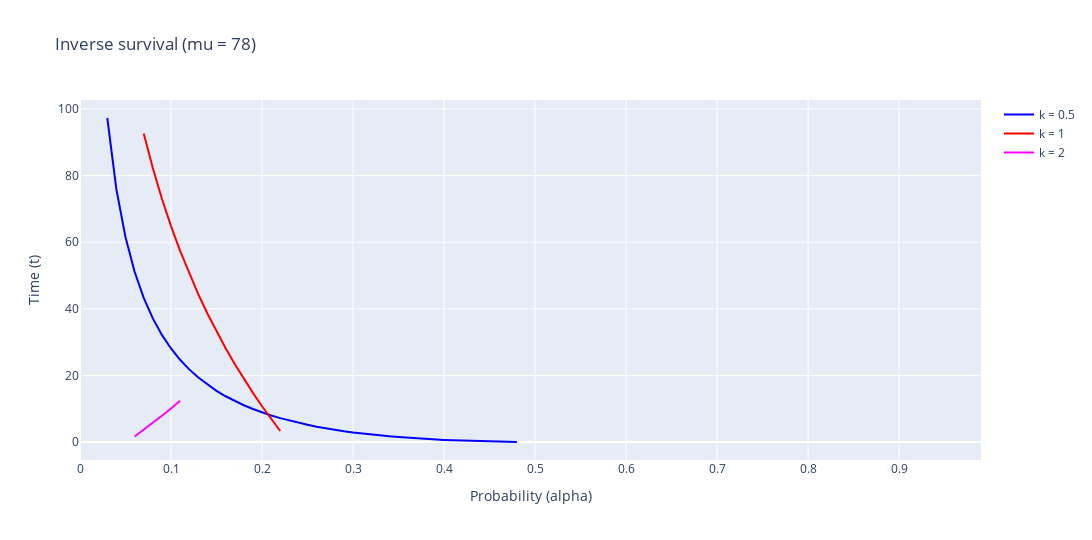

The cell this chart's notebook holds for it:
### Markdown cell above
#### Plotting

### Code cell
# @title Inverse survivability plot
plot(x_values, x_values, x_values, y_t_05, y_t_1, y_t_2, "Probability (alpha)", "Time (t)", "Inverse survival (mu = 78)")

### Figure 1 — Plotly figure (JSON) as saved in the notebook; plotly's stock layout.template omitted (floating-point values rounded to 4 significant figures)
{"data": [{"marker": {"color": "blue"}, "mode": "lines", "name": "k = 0.5", "type": "scatter", "x": [0, 0.01, 0.02, 0.03, 0.04, 0.05, 0.06, 0.07, 0.08, 0.09, 0.1, 0.11, 0.12, 0.13, 0.14, 0.15, 0.16, 0.17, 0.18, 0.19, 0.2, 0.21, 0.22, 0.23, 0.24, 0.25, 0.26, 0.27, 0.28, 0.29, 0.3, 0.31, 0.32, 0.33, 0.34, 0.35, 0.36, 0.37, 0.38, 0.39, 0.4, 0.41, 0.42, 0.43, 0.44, 0.45, 0.46, 0.47, 0.48, 0.49, 0.5, 0.51, 0.52, 0.53, 0.54, 0.55, 0.56, 0.57, 0.58, 0.59, 0.6, 0.61, 0.62, 0.63, 0.64, 0.65, 0.66, 0.67, 0.68, 0.69, 0.7, 0.71, 0.72, 0.73, 0.74, 0.75, 0.76, 0.77, 0.78, 0.79, 0.8, 0.81, 0.82, 0.83, 0.84, 0.85, 0.86, 0.87, 0.88, 0.89, 0.9, 0.91, 0.92, 0.93, 0.94, 0.95, 0.96, 0.97, 0.98, 0.99], "y": [null, null, null, 97.28, 75.86, 61.5, 51.14, 43.29, 37.13, 32.18, 28.11, 24.71, 21.83, 19.37, 17.24, 15.38, 13.76, 12.33, 11.06, 9.924, 8.913, 8.005, 7.188, 6.452, 5.786, 5.183, 4.637, 4.14, 3.69, 3.28, 2.907, 2.568, 2.26, 1.981, 1.727, 1.497, 1.29, 1.102, 0.9339, 0.7831, 0.6487, 0.5294, 0.4241, 0.332, 0.2518, 0.1825, 0.1232, 0.07278, 0.03012, null, null, null, null, null, null, null, null, null, null, null, null, null, null, null, null, null, null, null, null, null, null, null, null, null, null, null, null, null, null, null, null, null, null, null, null, null, null, null, null, null, null, null, null, null, null, null, null, null, null, null]}, {"marker": {"color": "red"}, "mode": "lines", "name": "k = 1", "type": "scatter", "x": [0, 0.01, 0.02, 0.03, 0.04, 0.05, 0.06, 0.07, 0.08, 0.09, 0.1, 0.11, 0.12, 0.13, 0.14, 0.15, 0.16, 0.17, 0.18, 0.19, 0.2, 0.21, 0.22, 0.23, 0.24, 0.25, 0.26, 0.27, 0.28, 0.29, 0.3, 0.31, 0.32, 0.33, 0.34, 0.35, 0.36, 0.37, 0.38, 0.39, 0.4, 0.41, 0.42, 0.43, 0.44, 0.45, 0.46, 0.47, 0.48, 0.49, 0.5, 0.51, 0.52, 0.53, 0.54, 0.55, 0.56, 0.57, 0.58, 0.59, 0.6, 0.61, 0.62, 0.63, 0.64, 0.65, 0.66, 0.67, 0.68, 0.69, 0.7, 0.71, 0.72, 0.73, 0.74, 0.75, 0.76, 0.77, 0.78, 0.79, 0.8, 0.81, 0.82, 0.83, 0.84, 0.85, 0.86, 0.87, 0.88, 0.89, 0.9, 0.91, 0.92, 0.93, 0.94, 0.95, 0.96, 0.97, 0.98, 0.99], "y": [null, null, null, null, null, null, null, 92.66, 82.24, 73.05, 64.84, 57.4, 50.62, 44.37, 38.59, 33.21, 28.18, 23.45, 18.99, 14.77, 10.77, 6.965, 3.336, null, null, null, null, null, null, null, null, null, null, null, null, null, null, null, null, null, null, null, null, null, null, null, null, null, null, null, null, null, null, null, null, null, null, null, null, null, null, null, null, null, null, null, null, null, null, null, null, null, null, null, null, null, null, null, null, null, null, null, null, null, null, null, null, null, null, null, null, null, null, null, null, null, null, null, null, null]}, {"marker": {"color": "magenta"}, "mode": "lines", "name": "k = 2", "type": "scatter", "x": [0, 0.01, 0.02, 0.03, 0.04, 0.05, 0.06, 0.07, 0.08, 0.09, 0.1, 0.11, 0.12, 0.13, 0.14, 0.15, 0.16, 0.17, 0.18, 0.19, 0.2, 0.21, 0.22, 0.23, 0.24, 0.25, 0.26, 0.27, 0.28, 0.29, 0.3, 0.31, 0.32, 0.33, 0.34, 0.35, 0.36, 0.37, 0.38, 0.39, 0.4, 0.41, 0.42, 0.43, 0.44, 0.45, 0.46, 0.47, 0.48, 0.49, 0.5, 0.51, 0.52, 0.53, 0.54, 0.55, 0.56, 0.57, 0.58, 0.59, 0.6, 0.61, 0.62, 0.63, 0.64, 0.65, 0.66, 0.67, 0.68, 0.69, 0.7, 0.71, 0.72, 0.73, 0.74, 0.75, 0.76, 0.77, 0.78, 0.79, 0.8, 0.81, 0.82, 0.83, 0.84, 0.85, 0.86, 0.87, 0.88, 0.89, 0.9, 0.91, 0.92, 0.93, 0.94, 0.95, 0.96, 0.97, 0.98, 0.99], "y": [null, null, null, null, null, null, 1.68, 3.705, 5.777, 7.905, 10.1, 12.38, null, null, null, null, null, null, null, null, null, null, null, null, null, null, null, null, null, null, null, null, null, null, null, null, null, null, null, null, null, null, null, null, null, null, null, null, null, null, null, null, null, null, null, null, null, null, null, null, null, null, null, null, null, null, null, null, null, null, null, null, null, null, null, null, null, null, null, null, null, null, null, null, null, null, null, null, null, null, null, null, null, null, null, null, null, null, null, null]}], "layout": {"height": 540, "title": {"text": "Inverse survival (mu = 78)"}, "width": 1152, "xaxis": {"title": {"text": "Probability (alpha)"}}, "yaxis": {"title": {"text": "Time (t)"}}}}
